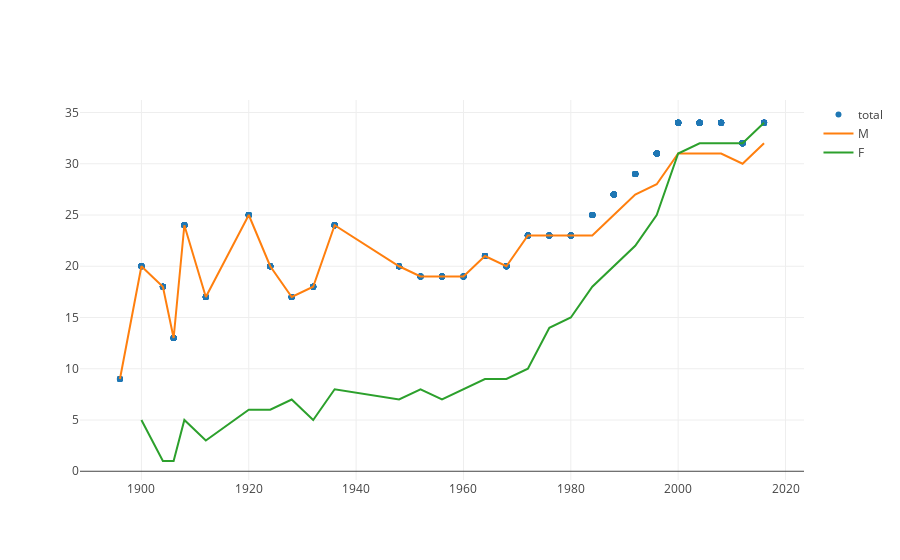

The code cell stored with this chart in its notebook:
### Code cell
# plt.figure(figsize = (20,10))
# plt.plot(SportjumlahPerTahun_x, SportjumlahPerTahun_y, 'g*',label = 'total')
# plt.plot(SportjumlahPerTahunMale_x, SportjumlahPerTahunMale_y, 'r--',label = 'M')
# plt.plot(SportjumlahPerTahunFemale_x, SportjumlahPerTahunFemale_y,'b--', label = 'F')
# plt.legend()

fig = go.Figure()
fig.add_trace(go.Scatter(x = SportjumlahPerTahun_x, y = SportjumlahPerTahun_y, mode = 'markers', name = 'total'))
fig.add_trace(go.Scatter(x = SportjumlahPerTahunMale_x, y = SportjumlahPerTahunMale_y, mode = 'lines', name = 'M'))
fig.add_trace(go.Scatter(x = SportjumlahPerTahunFemale_x, y = SportjumlahPerTahunFemale_y, mode = 'lines', name = 'F'))

fig.show()

### Figure 1 — Plotly figure (JSON) as saved in the notebook; plotly's stock layout.template omitted (floating-point values rounded to 4 significant figures; data arrays with more than 128 entries replaced by an {"elided": "..."} marker saying what was removed)
{"data": [{"mode": "markers", "name": "total", "type": "scatter", "uid": "364d2f8e-0b0d-45d3-83ef-6f4764db30d9", "x": {"elided": "672 int values"}, "y": {"elided": "672 int values"}}, {"mode": "lines", "name": "M", "type": "scatter", "uid": "c79f17d2-4052-4b8c-b3f3-bede55e7b91b", "x": {"elided": "650 int values"}, "y": {"elided": "650 int values"}}, {"mode": "lines", "name": "F", "type": "scatter", "uid": "46607a79-37f9-426e-8529-35e07141e54e", "x": {"elided": "380 int values"}, "y": {"elided": "380 int values"}}], "layout": {}}
